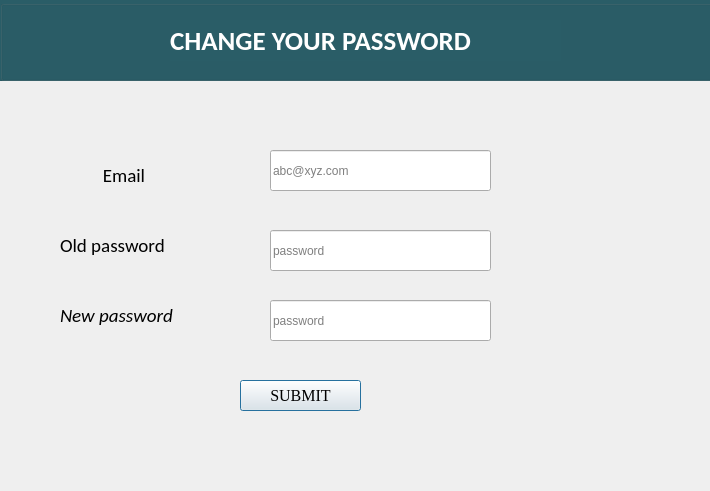
<?xml version="1.0" encoding="UTF-8"?>
<ui version="4.0">
 <class>password_change</class>
 <widget class="QDialog" name="password_change">
  <property name="geometry">
   <rect>
    <x>0</x>
    <y>0</y>
    <width>710</width>
    <height>491</height>
   </rect>
  </property>
  <property name="windowTitle">
   <string>Password change</string>
  </property>
  <widget class="QGroupBox" name="Header">
   <property name="geometry">
    <rect>
     <x>0</x>
     <y>0</y>
     <width>801</width>
     <height>81</height>
    </rect>
   </property>
   <property name="styleSheet">
    <string notr="true">background:#2a5d67;</string>
   </property>
   <property name="title">
    <string/>
   </property>
   <widget class="QLabel" name="title">
    <property name="geometry">
     <rect>
      <x>170</x>
      <y>20</y>
      <width>391</width>
      <height>41</height>
     </rect>
    </property>
    <property name="font">
     <font>
      <family>Calibri</family>
      <pointsize>20</pointsize>
      <weight>75</weight>
      <bold>true</bold>
     </font>
    </property>
    <property name="styleSheet">
     <string notr="true">color:#fff;</string>
    </property>
    <property name="text">
     <string>CHANGE YOUR PASSWORD</string>
    </property>
   </widget>
  </widget>
  <widget class="QLabel" name="label_4">
   <property name="geometry">
    <rect>
     <x>60</x>
     <y>230</y>
     <width>191</width>
     <height>31</height>
    </rect>
   </property>
   <property name="font">
    <font>
     <family>Calibri</family>
     <pointsize>14</pointsize>
     <weight>50</weight>
     <italic>false</italic>
     <bold>false</bold>
     <underline>false</underline>
     <strikeout>false</strikeout>
    </font>
   </property>
   <property name="text">
    <string>Old password</string>
   </property>
  </widget>
  <widget class="QLabel" name="label_5">
   <property name="geometry">
    <rect>
     <x>60</x>
     <y>160</y>
     <width>211</width>
     <height>31</height>
    </rect>
   </property>
   <property name="font">
    <font>
     <family>Calibri</family>
     <pointsize>14</pointsize>
     <weight>50</weight>
     <italic>false</italic>
     <bold>false</bold>
     <underline>false</underline>
     <strikeout>false</strikeout>
    </font>
   </property>
   <property name="text">
    <string>          Email</string>
   </property>
  </widget>
  <widget class="QLineEdit" name="email">
   <property name="geometry">
    <rect>
     <x>270</x>
     <y>150</y>
     <width>221</width>
     <height>41</height>
    </rect>
   </property>
   <property name="text">
    <string/>
   </property>
   <property name="placeholderText">
    <string>abc@xyz.com</string>
   </property>
  </widget>
  <widget class="QLineEdit" name="oldp">
   <property name="geometry">
    <rect>
     <x>270</x>
     <y>230</y>
     <width>221</width>
     <height>41</height>
    </rect>
   </property>
   <property name="inputMethodHints">
    <set>Qt::ImhHiddenText|Qt::ImhNoAutoUppercase|Qt::ImhNoPredictiveText|Qt::ImhSensitiveData</set>
   </property>
   <property name="text">
    <string/>
   </property>
   <property name="echoMode">
    <enum>QLineEdit::Password</enum>
   </property>
   <property name="placeholderText">
    <string>password</string>
   </property>
  </widget>
  <widget class="QLineEdit" name="newp">
   <property name="geometry">
    <rect>
     <x>270</x>
     <y>300</y>
     <width>221</width>
     <height>41</height>
    </rect>
   </property>
   <property name="inputMethodHints">
    <set>Qt::ImhHiddenText|Qt::ImhNoAutoUppercase|Qt::ImhNoPredictiveText|Qt::ImhSensitiveData</set>
   </property>
   <property name="text">
    <string/>
   </property>
   <property name="echoMode">
    <enum>QLineEdit::Password</enum>
   </property>
   <property name="placeholderText">
    <string>password</string>
   </property>
  </widget>
  <widget class="QLabel" name="label_6">
   <property name="geometry">
    <rect>
     <x>60</x>
     <y>300</y>
     <width>191</width>
     <height>31</height>
    </rect>
   </property>
   <property name="font">
    <font>
     <family>Calibri</family>
     <pointsize>14</pointsize>
     <weight>50</weight>
     <italic>true</italic>
     <bold>false</bold>
     <underline>false</underline>
     <strikeout>false</strikeout>
    </font>
   </property>
   <property name="text">
    <string>New password</string>
   </property>
  </widget>
  <widget class="QPushButton" name="submit">
   <property name="geometry">
    <rect>
     <x>240</x>
     <y>380</y>
     <width>121</width>
     <height>31</height>
    </rect>
   </property>
   <property name="font">
    <font>
     <family>Times New Roman</family>
     <pointsize>12</pointsize>
     <weight>50</weight>
     <italic>false</italic>
     <bold>false</bold>
     <underline>false</underline>
     <strikeout>false</strikeout>
    </font>
   </property>
   <property name="text">
    <string>SUBMIT</string>
   </property>
  </widget>
 </widget>
 <resources/>
 <connections/>
</ui>
